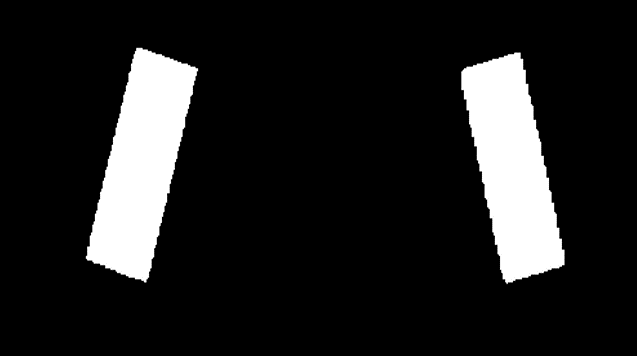
#> input picture Vision Computacional/VisionTarget.png, 637 x 356 px
$ python Main.py
#> lines starting #> are read from the running program, lines starting #| are printed output that depends on the picture; after the words box and inside, x2 and y2 are one past the last pixel; in counts of white or black regions, pixels touching at a corner belong together
### Vision Computacional/TargetUtils.py
import cv2
import numpy as np
import math

def compareCoor(coor1, coor2):
    if coor1[0] == coor2[0]:
        if coor1[1] == coor2[1]:
            return False
    return True

def getCornersVisionTarget(img):
    contours, hierarchy = cv2.findContours(img, cv2.RETR_EXTERNAL ,cv2.CHAIN_APPROX_SIMPLE )
    cv2.cvtColor(img, cv2.COLOR_GRAY2BGR)
    corners = []
    for c in contours:
        rect = cv2.minAreaRect(c)

        areaRect = rect[1][0]*rect[1][1]
        ratio = 0.0

        if rect[1][0] == 0 or rect[1][1] == 0:
            continue

        if rect[1][0] > rect[1][1]:
            ratio = rect[1][0]/rect[1][1]
        else:
            ratio = rect[1][1]/rect[1][0]

        if ratio > 3.7 or ratio < 1.3:
            continue
        if areaRect > 300:
            box = cv2.boxPoints(rect)
            box = np.int0(box)
            Custombox = np.copy(box)

            menorY = box[3]
            SmenorY = box[3]

            mayoresY = []

            for b in Custombox[::1]:
                if  b[1] < menorY[1]:
                    menorY = b

            for b in Custombox[::1]:
                if b[1] < SmenorY[1] and b[1] != menorY[1]:
                    SmenorY = b

            if menorY[0] > SmenorY[0]:
                TopRight = menorY
                TopLeft = SmenorY
            else:
                TopRight = SmenorY
                TopLeft = menorY

            for b in Custombox[::1]:
                if compareCoor(b, menorY) and compareCoor(b, SmenorY):
                    mayoresY.append(b)

            if mayoresY[0][0] > mayoresY[1][0]:
                BottomRight = mayoresY[0]
                BottomLeft = mayoresY[1]
            else:
                BottomRight = mayoresY[1]
                BottomLeft = mayoresY[0]

            # [32 lines of commented-out code are left out]

            corners.append(TopRight)
            corners.append(TopLeft)
            corners.append(BottomRight)
            corners.append(BottomLeft)

    return corners

### Vision Computacional/Main.py
import numpy as np
import cv2 as cv
from networktables import NetworkTables
import TargetUtils

NetworkTables.initialize(server='10.46.36.2')
table = NetworkTables.getTable('EctoVision')

img1 = cv.imread('VisionTarget.png')
#> img1 is the input picture: shape (356, 637, 3); min 0, max 255, mean 32
img1 = cv.Canny(img1,100,200)
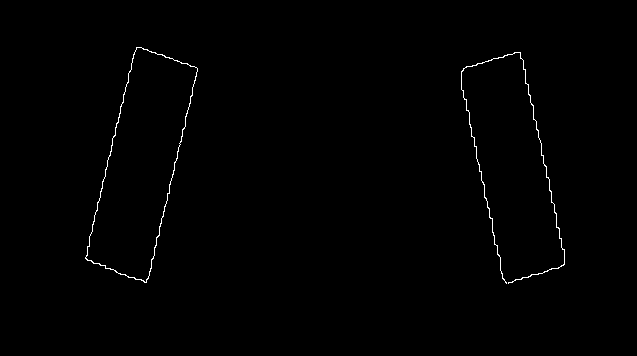
#> img1: shape (356, 637); 0.56% white in thin lines or dots, all inside (x1, y1, x2, y2) = (85, 47, 565, 284)

corners1 = TargetUtils.getCornersVisionTarget(img1)
#> in getCornersVisionTarget, `contours, hierarchy = cv2.findContours(img, cv2.RETR_EXTERNAL ,cv2.CHA..`: contours = 2 contours; box (x1, y1, x2, y2) and area: (85, 47, 198, 283) 14482, (461, 52, 565, 284) 77
#> the loop in getCornersVisionTarget, `for c in contours:` made 2 passes
#> (rect, areaRect, ratio, Custombox) on passes 1 to 2: (((512, 167.3), (67.4, 224.6), -12.09), 15138.7, 3.33, [[502, 284], [455, 64], [521, 50], [568, 270]]), (((140.8, 164.1), (227.9, 68.22), -76.58), 15547.5, 3.34, [[147, 282], [81, 267], [134, 45], [200, 61]])
#> after the loop in getCornersVisionTarget, `for c in contours:`: corners = [[521, 50], [455, 64], [568, 270], [502, 284], [200, 61], [134, 45], [147, 282], [81, 267]]
#> corners1 has the same summary as corners in getCornersVisionTarget

AvailableCameras = [0,1]

cap1 = cv.VideoCapture(AvailableCameras[0])
cap2 = cv.VideoCapture(AvailableCameras[1])
cap = cap1
k = -1
CameraInUse = 0

while cap.isOpened():
    CameraInUse = table.getNumber('CameraInUse', 0)

    if CameraInUse == 0:
        cap = cap1

    if CameraInUse == 1:
        cap = cap2

    _, frame = cap.read ()
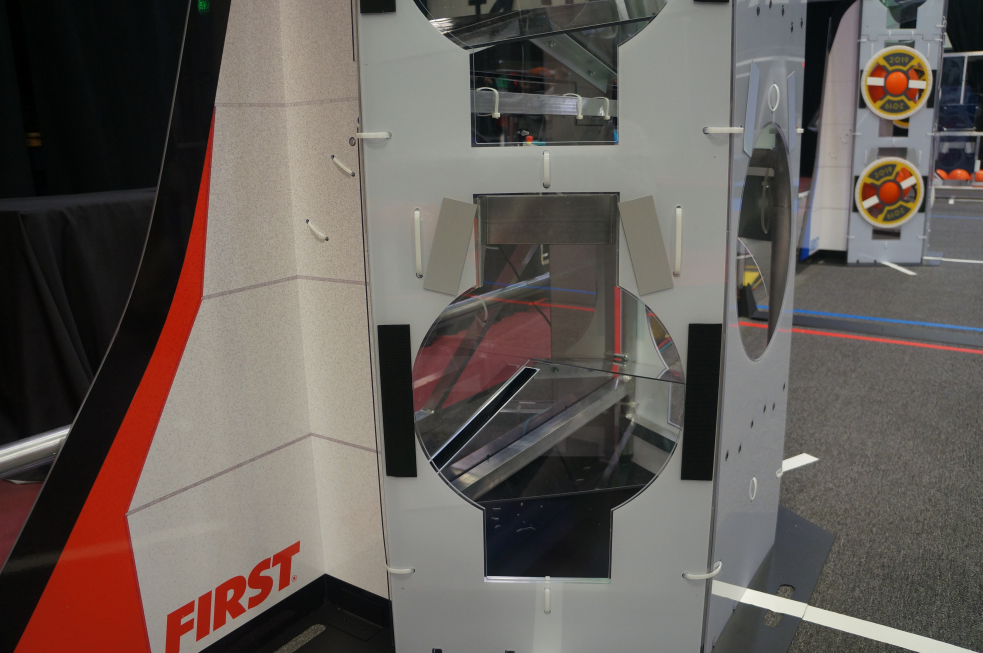
#> input picture Vision Computacional/SceneVisionTest.JPG, 4912 x 3264 px, given in place of the camera (shown at 1/5 size)
#> frame is the input picture: shape (3264, 4912, 3); mean B, G, R 87.6, 92.4, 100.4

    frame = cv.cvtColor(frame, cv.COLOR_BGR2HSV)
#> frame: shape (3264, 4912, 3); mean H, S, V 46.5, 41.5, 102.3
    # frame = cv.resize(frame, (0,0), fx=0.5, fy=0.5)
    # frame = cv.imread('SceneVisionTarget.png',0)
#> (the run stopped early here; a loop or call above may not have finished)
